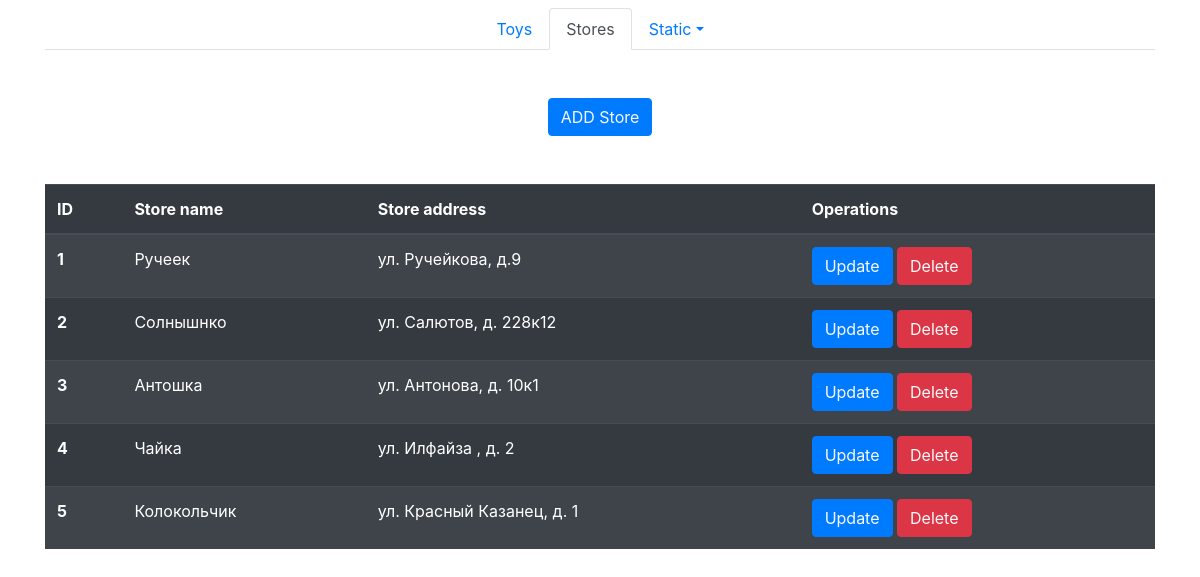
/stores/display.php, run on the app's committed database.
### tables this page shows
CREATE TABLE IF NOT EXISTS stores (
  ID INT(11) NOT NULL AUTO_INCREMENT,
  name VARCHAR(40) NOT NULL,
  address VARCHAR(100) NOT NULL,
  PRIMARY KEY (ID)
);

### src/stores/display.php (the view, shortened to what this page needs)
<?php
include '../connect.php';
?>
<!DOCTYPE html>
<html lang="en">
<head>
    <link rel="stylesheet" href="https://stackpath.bootstrapcdn.com/bootstrap/4.3.1/css/bootstrap.min.css"
>
</head>
<body>
<div class="container">
    <ul class="nav nav-tabs mt-2 justify-content-center">
        <li class="nav-item">
            <a class="nav-link" href="../toy/display.php">Toys</a>
        </li>
        <li class="nav-item">
            <a class="nav-link active" href="display.php">Stores</a>
        </li>
        <li class="nav-item dropdown">
            <a class="nav-link dropdown-toggle" data-toggle="dropdown" href="#" role="button" aria-haspopup="true"
               aria-expanded="false">Static</a>
        </li>
    </ul>
    <div class="text-center">
        <button class="btn btn-primary my-5"><a href="user.php" class="text-light">ADD Store</a></button>
    </div>
    <table class="table table-striped table-dark">
        <thead>
        <tr>
            <th scope="col">ID</th>
            <th scope="col">Store name</th>
            <th scope="col">Store address</th>
            <th scope="col">Operations</th>
        </tr>
        </thead>
        <tbody>
        <?php
        $sql = "select * from `stores`";
        $result = mysqli_query($con, $sql);
        if ($result) {
            while ($row = mysqli_fetch_assoc($result)) {
                $id = $row['ID'];
                $name = $row['name'];
                $address = $row['address'];
                echo '<tr>
                    <th scope="row">' . $id . '</th>
                    <td>' . $name . '</td>
                    <td>' . $address . '</td>
                    <td>
                        <button class = "btn btn-primary"><a href="update.php?updateid=' . $id . '" class="text-light">Update</a></button>
                        <button class = "btn btn-danger"> <a href="delete.php?deleteid=' . $id . '" class="text-light">Delete</a></button>
                    </td>
                </tr>';
            }
        }
        ?>
        </tbody>
    </table>
</div>
</body>
</html>

### data on the page
stores: ID "1", name "Ручеек", address "ул. Ручейкова, д.9"
stores: ID "2", name "Cолнышнко", address "ул. Салютов, д. 228к12"
stores: ID "3", name "Антошка", address "ул. Антонова, д. 10к1"
stores: ID "4", name "Чайка", address "ул. Илфайза , д. 2"
stores: ID "5", name "Колокольчик", address "ул. Красный Казанец, д. 1"
